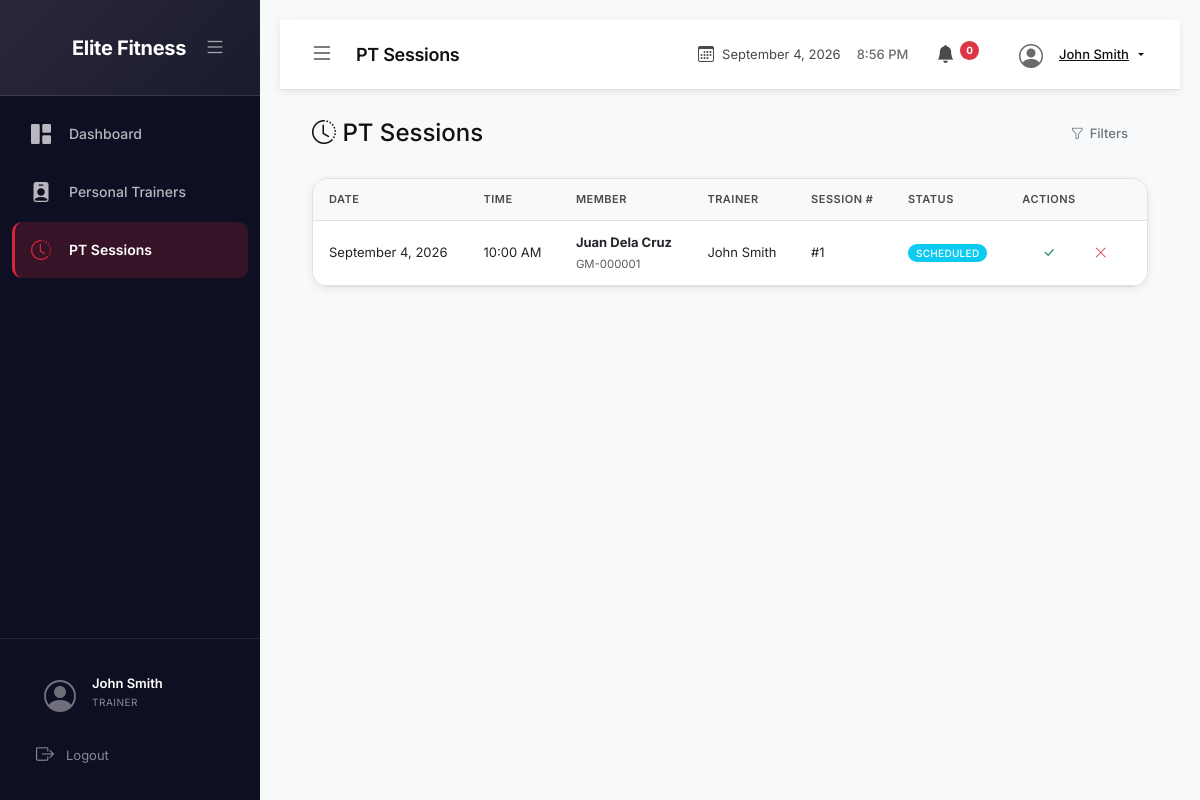
Screenshot of /pt/sessions.php (signed in) with the database file from the repository.
### tables this page shows
CREATE TABLE pt_sessions (
    session_id INT PRIMARY KEY AUTO_INCREMENT,
    package_id INT NOT NULL,
    member_id INT NOT NULL,
    trainer_id INT NOT NULL,
    session_date DATE NOT NULL,
    session_time TIME NOT NULL,
    session_number INT NOT NULL,
    status ENUM('scheduled', 'completed', 'cancelled', 'no_show') DEFAULT 'scheduled',
    notes TEXT,
    recorded_by INT,
    completed_at TIMESTAMP NULL,
    created_at TIMESTAMP DEFAULT CURRENT_TIMESTAMP,
    updated_at TIMESTAMP DEFAULT CURRENT_TIMESTAMP ON UPDATE CURRENT_TIMESTAMP,
    FOREIGN KEY (package_id) REFERENCES pt_packages(package_id) ON DELETE CASCADE,
    FOREIGN KEY (member_id) REFERENCES members(member_id) ON DELETE CASCADE,
    FOREIGN KEY (trainer_id) REFERENCES personal_trainers(trainer_id),
    FOREIGN KEY (recorded_by) REFERENCES users(user_id) ON DELETE SET NULL,
    INDEX idx_package (package_id),
    INDEX idx_member (member_id),
    INDEX idx_trainer (trainer_id),
    INDEX idx_date (session_date),
    INDEX idx_status (status)
);

CREATE TABLE members (
    member_id INT PRIMARY KEY AUTO_INCREMENT,
    member_number VARCHAR(20) UNIQUE NOT NULL,
    first_name VARCHAR(50) NOT NULL,
    middle_name VARCHAR(50),
    last_name VARCHAR(50) NOT NULL,
    suffix VARCHAR(10),
    date_of_birth DATE,
    gender ENUM('male', 'female', 'other'),
    contact_number VARCHAR(20) NOT NULL,
    email VARCHAR(100),
    address TEXT,
    emergency_contact_name VARCHAR(100),
    emergency_contact_number VARCHAR(20),
    profile_image VARCHAR(255),
    qr_code VARCHAR(255),
    customer_type ENUM('student', 'regular') NOT NULL,
    status ENUM('active', 'suspended', 'cancelled') DEFAULT 'active',
    notes TEXT,
    created_by INT,
    created_at TIMESTAMP DEFAULT CURRENT_TIMESTAMP,
    updated_at TIMESTAMP DEFAULT CURRENT_TIMESTAMP ON UPDATE CURRENT_TIMESTAMP,
    FOREIGN KEY (created_by) REFERENCES users(user_id) ON DELETE SET NULL,
    INDEX idx_member_number (member_number),
    INDEX idx_status (status),
    INDEX idx_customer_type (customer_type),
    INDEX idx_name (last_name, first_name)
);

### includes/functions.php (called while the page is built, shortened)
<?php
function formatDate($date, $format = null) {
    if ($format === null) $format = defined('DISPLAY_DATE_FORMAT') ? DISPLAY_DATE_FORMAT : 'F j, Y';
    try {
        $datetime = new DateTime($date);
        return $datetime->format($format);
    } catch (Exception $e) {
        return $date;
    }
}
function formatTime($time) {
    $format = defined('DISPLAY_TIME_FORMAT') ? DISPLAY_TIME_FORMAT : 'g:i A';
    try {
        $datetime = new DateTime($time);
        return $datetime->format($format);
    } catch (Exception $e) {
        return $time;
    }
}
?>

### includes/permissions.php (called while the page is built, shortened)
<?php
function isOwner() {
    return isset($_SESSION['role']) && $_SESSION['role'] === ROLE_OWNER;
}
function isFrontDesk() {
    return isset($_SESSION['role']) && $_SESSION['role'] === ROLE_FRONT_DESK;
}
function isTrainer() {
    return isset($_SESSION['role']) && $_SESSION['role'] === ROLE_TRAINER;
}
function isStaff() {
    return isOwner() || isFrontDesk();
}
?>

### pt/sessions.php (the view, shortened to what this page needs)
<?php
require_once '../config/config.php';
$date_from = isset($_GET['date_from']) ? sanitize($_GET['date_from']) : date('Y-m-d', strtotime('-30 days'));
$date_to = isset($_GET['date_to']) ? sanitize($_GET['date_to']) : date('Y-m-d');
$page = isset($_GET['page']) ? (int)$_GET['page'] : 1;
$limit = ITEMS_PER_PAGE;
$offset = ($page - 1) * $limit;
$where_conditions = [];
$params = [];
$where_conditions[] = "ps.session_date BETWEEN ? AND ?";
$params[] = $date_from;
$params[] = $date_to;
$where_clause = !empty($where_conditions) ? 'WHERE ' . implode(' AND ', $where_conditions) : '';
try {
    $sql = "SELECT ps.*,
            CONCAT(m.first_name, ' ', m.last_name) as member_name,
            CONCAT(pt.first_name, ' ', pt.last_name) as trainer_name,
            m.member_number
            FROM pt_sessions ps
            INNER JOIN members m ON ps.member_id = m.member_id
            INNER JOIN personal_trainers pt ON ps.trainer_id = pt.trainer_id
            $where_clause
            ORDER BY ps.session_date DESC, ps.session_time DESC
            LIMIT ? OFFSET ?";
    $params[] = $limit;
    $params[] = $offset;
    $stmt = $pdo->prepare($sql);
    $stmt->execute($params);
    $sessions = $stmt->fetchAll();
} catch (PDOException $e) {
    error_log('PT sessions list error: ' . $e->getMessage());
    $sessions = [];
}
include '../includes/header.php';
?>
<body>
    <div class="app-container">
        <?php include '../includes/sidebar.php'; ?>
        <div class="main-content">
            <?php include '../includes/navbar.php'; ?>
            <div class="content-wrapper">
                <div class="d-flex flex-wrap align-items-center justify-content-between mb-4">
                    <h4 class="mb-0"><i class="bi bi-clock-history"></i> PT Sessions</h4>
                    <div class="d-flex gap-2">
                        <button class="btn btn-outline-secondary" type="button" data-bs-toggle="collapse" data-bs-target="#filterCollapse">
                            <i class="bi bi-funnel"></i> Filters
                        </button>
                    </div>
                </div>
                <div class="card modern-card">
                    <div class="card-body p-0">
                        <div class="table-responsive">
                            <table class="table table-hover mb-0">
                                <thead>
                                    <tr>
                                        <th>Date</th>
                                        <th>Time</th>
                                        <th>Member</th>
                                        <th>Trainer</th>
                                        <th>Session #</th>
                                        <th>Status</th>
                                        <th>Actions</th>
                                    </tr>
                                </thead>
                                <tbody>
                                    <?php if (empty($sessions)): ?>
                                    <tr>
                                        <td colspan="7" class="text-center text-muted py-4">
                                            <i class="bi bi-clock" style="font-size: 32px; display: block; margin-bottom: 8px;"></i>
                                            No PT sessions found.
                                        </td>
                                    </tr>
                                    <?php else: ?>
                                        <?php foreach ($sessions as $session): ?>
                                        <tr>
                                            <td><?php echo formatDate($session['session_date']); ?></td>
                                            <td><?php echo formatTime($session['session_time']); ?></td>
                                            <td>
                                                <strong><?php echo htmlspecialchars($session['member_name']); ?></strong>
                                                <br><small class="text-muted"><?php echo $session['member_number']; ?></small>
                                            </td>
                                            <td><?php echo htmlspecialchars($session['trainer_name']); ?></td>
                                            <td>#<?php echo $session['session_number']; ?></td>
                                            <td>
                                                <span class="badge <?php
                                                    echo $session['status'] === 'completed' ? 'bg-success' :
                                                         ($session['status'] === 'scheduled' ? 'bg-info' :
                                                         ($session['status'] === 'cancelled' ? 'bg-danger' : 'bg-warning'));
                                                ?>">
                                                    <?php echo ucfirst($session['status']); ?>
                                                </span>
                                            </td>
                                            <td>
                                                <div class="btn-group btn-group-sm">
                                                    <?php if ($session['status'] === 'scheduled' && (isStaff() || isTrainer())): ?>
                                                    <button class="btn btn-outline-success" onclick="completeSession(<?php echo $session['session_id']; ?>)">
                                                        <i class="bi bi-check-lg"></i>
                                                    </button>
                                                    <button class="btn btn-outline-danger" onclick="cancelSession(<?php echo $session['session_id']; ?>)">
                                                        <i class="bi bi-x-lg"></i>
                                                    </button>
                                                    <?php endif; ?>
                                                </div>
                                            </td>
                                        </tr>
                                        <?php endforeach; ?>
                                    <?php endif; ?>
                                </tbody>
                            </table>
                        </div>
                    </div>
                </div>
            </div>
            <?php include '../includes/footer.php'; ?>
</body>
</html>

### assets/css/style.css (style rules this page uses)
:root { --primary-dark: #0f0f23; --secondary-dark: #1a1a3b; --card-bg: #ffffff; --light-bg: #f8f9fa; --accent-color: #d72638; --accent-hover: #c01f30; --accent-gradient: linear-gradient(135deg, #d72638, #c01f30); --text-primary: #111111; --text-secondary: #4a4a4a; --text-light: #6b6b6b; --border-color: #e0e0e0; --border-light: #f0f0f0; --success-color: #28a745; --warning-color: #ffc107; --danger-color: #dc3545; --info-color: #17a2b8; --sidebar-width: 260px; --sidebar-collapsed: 70px; --navbar-height: 70px; --shadow-sm: 0 2px 8px rgba(0,0,0,0.08); --shadow-md: 0 4px 20px rgba(0,0,0,0.12); --shadow-lg: 0 12px 40px rgba(0,0,0,0.16); --shadow-inset: 0 2px 4px rgba(0,0,0,0.04); --radius-sm: 10px; --radius-md: 16px; --radius-lg: 20px; --radius-card: 12px; --transition: all 0.4s cubic-bezier(0.4, 0, 0.2, 1); --transition-fast: all 0.2s ease; }
* { margin: 0; padding: 0; box-sizing: border-box; }
body { font-family: 'Inter', 'Segoe UI', Roboto, sans-serif; background: var(--light-bg); color: var(--text-primary); overflow-x: hidden; line-height: 1.6; }
.app-container { display: flex; min-height: 100vh; overflow: hidden; }
.main-content { flex: 1; min-height: 100vh; padding: 20px; width: 100%; transition: var(--transition); position: relative; z-index: 100; margin-left: var(--sidebar-width); }
.content-wrapper { padding: 24px 32px; flex: 1; min-height: 0; }
.modern-card { border: 1px solid var(--border-color); border-radius: var(--radius-md); box-shadow: var(--shadow-sm); overflow: hidden; margin-bottom: 20px; background: #ffffff; transition: var(--transition); }
.modern-card .card-body { padding: 20px; }
.table { font-size: 13px; }
.table thead th { background: var(--light-bg); font-weight: 600; font-size: 11px; text-transform: uppercase; letter-spacing: 0.5px; color: var(--text-secondary); border-bottom: 1px solid var(--border-color); padding: 12px 16px; }
.table tbody td { padding: 11px 16px; vertical-align: middle; border-bottom: 1px solid var(--border-color); }
.table tbody tr { transition: var(--transition-fast); }
.table tbody .badge { padding: 4px 8px; font-size: 10px; }
.badge { font-weight: 500; padding: 4px 10px; border-radius: 20px; font-size: 11px; text-transform: uppercase; letter-spacing: 0.3px; }
.btn { display: inline-flex; align-items: center; justify-content: center; gap: 6px; padding: 10px 20px; border-radius: var(--radius-sm); font-size: 13px; font-weight: 500; cursor: pointer; border: none; transition: var(--transition-fast); }
.btn i { font-size: inherit; }

### rows the page displays
pt_sessions: session_date "September 4, 2026", session_time "10:00 AM", member_name "Juan Dela Cruz", member.member_number "GM-000001", trainer_name "John Smith", session_number "1", status "SCHEDULED"

### other values shown
$_SESSION['full_name'] "John Smith"
$_SESSION['role'] "TRAINER"
$page_title "PT Sessions"
